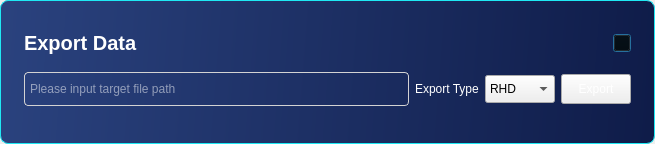
<?xml version="1.0" encoding="UTF-8"?>
<ui version="4.0">
 <class>CExportEEGDialog</class>
 <widget class="QDialog" name="CExportEEGDialog">
  <property name="geometry">
   <rect>
    <x>0</x>
    <y>0</y>
    <width>655</width>
    <height>144</height>
   </rect>
  </property>
  <property name="windowTitle">
   <string>Export Data</string>
  </property>
  <layout class="QVBoxLayout" name="verticalLayout">
   <property name="spacing">
    <number>0</number>
   </property>
   <property name="leftMargin">
    <number>0</number>
   </property>
   <property name="topMargin">
    <number>0</number>
   </property>
   <property name="rightMargin">
    <number>0</number>
   </property>
   <property name="bottomMargin">
    <number>0</number>
   </property>
   <item>
    <widget class="QWidget" name="container" native="true">
     <property name="styleSheet">
      <string notr="true">#container {
background-color: qlineargradient(spread:pad, x1:0, y1:0.5, x2:1, y2:0.517045, stop:0 #2A427E, stop:1 #0F1C49);
border-radius:8px;
border: 1px solid #1FE9F4;
}</string>
     </property>
     <layout class="QVBoxLayout" name="verticalLayout_2">
      <property name="leftMargin">
       <number>24</number>
      </property>
      <property name="topMargin">
       <number>20</number>
      </property>
      <property name="rightMargin">
       <number>24</number>
      </property>
      <property name="bottomMargin">
       <number>25</number>
      </property>
      <item>
       <layout class="QHBoxLayout" name="horizontalLayout_3">
        <item>
         <widget class="QLabel" name="label_2">
          <property name="styleSheet">
           <string notr="true">
font-size: 20px;
font-weight: bold;
color: #ffffff;</string>
          </property>
          <property name="text">
           <string>Export Data</string>
          </property>
         </widget>
        </item>
        <item>
         <spacer name="horizontalSpacer">
          <property name="orientation">
           <enum>Qt::Horizontal</enum>
          </property>
          <property name="sizeHint" stdset="0">
           <size>
            <width>40</width>
            <height>20</height>
           </size>
          </property>
         </spacer>
        </item>
        <item>
         <widget class="QPushButton" name="pushButton">
          <property name="minimumSize">
           <size>
            <width>18</width>
            <height>18</height>
           </size>
          </property>
          <property name="maximumSize">
           <size>
            <width>18</width>
            <height>18</height>
           </size>
          </property>
          <property name="styleSheet">
           <string notr="true">QPushButton {
border-image: url(:/Optimus/images/trainPage/x.svg);
background: transparent;
}

QPushButton::hover {
border-image:  url(:/Optimus/images/trainPage/x-hover.svg);
}
</string>
          </property>
          <property name="text">
           <string/>
          </property>
         </widget>
        </item>
       </layout>
      </item>
      <item>
       <layout class="QHBoxLayout" name="horizontalLayout">
        <item>
         <widget class="QWidget" name="filePathContainer" native="true">
          <property name="minimumSize">
           <size>
            <width>0</width>
            <height>34</height>
           </size>
          </property>
          <property name="maximumSize">
           <size>
            <width>16777215</width>
            <height>34</height>
           </size>
          </property>
          <property name="styleSheet">
           <string notr="true">#filePathContainer{
	border: 1px solid lightgray;
	border-radius: 4px;
}</string>
          </property>
          <layout class="QHBoxLayout" name="horizontalLayout_2">
           <property name="spacing">
            <number>0</number>
           </property>
           <property name="leftMargin">
            <number>4</number>
           </property>
           <property name="topMargin">
            <number>0</number>
           </property>
           <property name="rightMargin">
            <number>0</number>
           </property>
           <property name="bottomMargin">
            <number>0</number>
           </property>
           <item>
            <widget class="QLineEdit" name="targetPath">
             <property name="minimumSize">
              <size>
               <width>0</width>
               <height>30</height>
              </size>
             </property>
             <property name="maximumSize">
              <size>
               <width>16777215</width>
               <height>30</height>
              </size>
             </property>
             <property name="styleSheet">
              <string notr="true">border: 0px;
background: transparent;
color: white;</string>
             </property>
             <property name="placeholderText">
              <string>Please input target file path</string>
             </property>
            </widget>
           </item>
           <item>
            <widget class="QPushButton" name="openDir">
             <property name="minimumSize">
              <size>
               <width>28</width>
               <height>32</height>
              </size>
             </property>
             <property name="maximumSize">
              <size>
               <width>28</width>
               <height>32</height>
              </size>
             </property>
             <property name="styleSheet">
              <string notr="true">QPushButton{
	border:none;
	margin: 6px;
	border-image: url(:/Optimus/images/trainPage/table_file_blue.svg);
	background-color: transparent;
	border-radius: 0px;
}

QPushButton::hover{
	border:none;
	margin: 6px;
	border-image: url(:/Optimus/images/trainPage/table_file.svg);
	background-color: transparent;
	border-radius: 0px;
}</string>
             </property>
             <property name="text">
              <string/>
             </property>
            </widget>
           </item>
          </layout>
         </widget>
        </item>
        <item>
         <widget class="QLabel" name="label">
          <property name="styleSheet">
           <string notr="true">color : white;</string>
          </property>
          <property name="text">
           <string>Export Type</string>
          </property>
         </widget>
        </item>
        <item>
         <widget class="QComboBox" name="exportType">
          <property name="minimumSize">
           <size>
            <width>70</width>
            <height>28</height>
           </size>
          </property>
          <property name="maximumSize">
           <size>
            <width>70</width>
            <height>28</height>
           </size>
          </property>
          <item>
           <property name="text">
            <string>RHD</string>
           </property>
          </item>
          <item>
           <property name="text">
            <string>EDF</string>
           </property>
          </item>
         </widget>
        </item>
        <item>
         <widget class="QPushButton" name="exportBtn">
          <property name="minimumSize">
           <size>
            <width>70</width>
            <height>30</height>
           </size>
          </property>
          <property name="maximumSize">
           <size>
            <width>70</width>
            <height>30</height>
           </size>
          </property>
          <property name="styleSheet">
           <string notr="true">color: white;</string>
          </property>
          <property name="text">
           <string>Export</string>
          </property>
         </widget>
        </item>
       </layout>
      </item>
     </layout>
    </widget>
   </item>
  </layout>
 </widget>
 <resources>
  <include location="Optimus.qrc"/>
 </resources>
 <connections>
  <connection>
   <sender>pushButton</sender>
   <signal>clicked()</signal>
   <receiver>CExportEEGDialog</receiver>
   <slot>close()</slot>
   <hints>
    <hint type="sourcelabel">
     <x>622</x>
     <y>49</y>
    </hint>
    <hint type="destinationlabel">
     <x>654</x>
     <y>0</y>
    </hint>
   </hints>
  </connection>
 </connections>
</ui>
